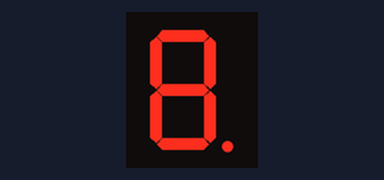
A sketch run on a simulated Arduino Uno, built with avr-gcc and run on an emulated ATmega328P. Shown: 1-digit seven-segment display. Wiring (inferred from the names in the program): 1-digit 7-segment display, segments lit when HIGH: segments pin 2, pin 3, pin 4, pin 5, pin 6, pin 7, pin 8, pin 9. The segment pins are drawn as the display they are named for.

Above: at 0.1 s.
At 6.1 s:
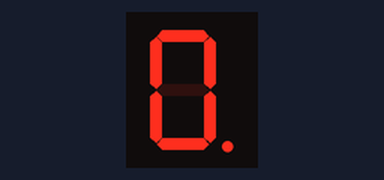
At 8.6 s:
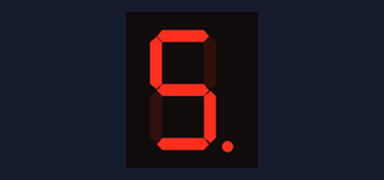
At 11.1 s:
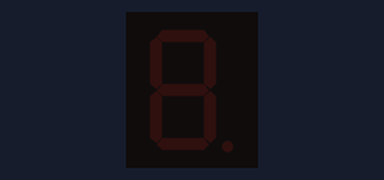
At 13.6 s:
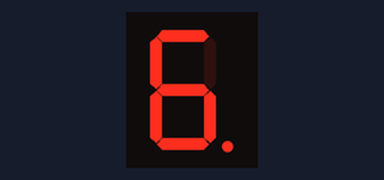
At 16.1 s:
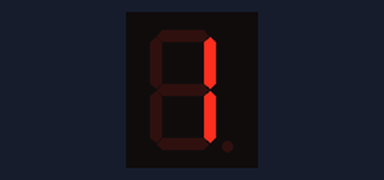

The sketch:

_1_digit_7_segment.ino
```cpp
#define segA 2// connecting segment A to PIN 2
#define segB 3
#define segC 4
#define segD 5
#define segE 6
#define segF 7
#define segG 8
#define segDot 9
int i;
void setup() {
  // put your setup code here, to run once:
  int count ;
  for(int i=2;i<=9;i++)
  {
    pinMode(i,OUTPUT);//taking all pins from 2-9 as output
  }
}

void loop() {
  // put your main code here, to run repeatedly:
  for(int i = 3;i>=1;i--)
  {
   digitalWrite(segA,HIGH);
  digitalWrite(segB,HIGH);
  digitalWrite(segC,HIGH);
  digitalWrite(segD,HIGH);
  digitalWrite(segE,HIGH);
  digitalWrite(segF,HIGH);
  digitalWrite(segG,HIGH);
  digitalWrite(segDot,HIGH);
  delay(1000);
  digitalWrite(segA,LOW);
  digitalWrite(segB,LOW);
  digitalWrite(segC,LOW);
  digitalWrite(segD,LOW);
  digitalWrite(segE,LOW);
  digitalWrite(segF,LOW);
  digitalWrite(segG,LOW);
  digitalWrite(segDot,LOW);
  delay(1000);
  }

    for(int i = 0;i<=9;i++)
    {
                 switch(i)
             {
              case 9 :   digitalWrite(segA,HIGH);
                        digitalWrite(segB,HIGH);
                        digitalWrite(segC,HIGH);
                        digitalWrite(segD,HIGH);
                        digitalWrite(segE,LOW);
                        digitalWrite(segF,HIGH);
                        digitalWrite(segG,HIGH);
                        digitalWrite(segDot,HIGH);

                        break;

             case 8 :   digitalWrite(segA,HIGH);
                        digitalWrite(segB,HIGH);
                        digitalWrite(segC,HIGH);
                        digitalWrite(segD,HIGH);
                        digitalWrite(segE,HIGH);
                        digitalWrite(segF,HIGH);
                        digitalWrite(segG,HIGH);
                        digitalWrite(segDot,HIGH);

                        break;

             case 7 :   digitalWrite(segA,HIGH);
                        digitalWrite(segB,HIGH);
                        digitalWrite(segC,HIGH);
                        digitalWrite(segD,LOW);
                        digitalWrite(segE,LOW);
                        digitalWrite(segF,LOW);
                        digitalWrite(segG,LOW);
                        digitalWrite(segDot,HIGH);

                        break;

             case 6 :   digitalWrite(segA,HIGH);
                        digitalWrite(segB,LOW);
                        digitalWrite(segC,HIGH);
                        digitalWrite(segD,HIGH);
                        digitalWrite(segE,HIGH);
                        digitalWrite(segF,HIGH);
                        digitalWrite(segG,HIGH);
                        digitalWrite(segDot,HIGH);

                        break;

             case 5 :   digitalWrite(segA,HIGH);
                        digitalWrite(segB,LOW);
                        digitalWrite(segC,HIGH);
                        digitalWrite(segD,HIGH);
                        digitalWrite(segE,LOW);
                        digitalWrite(segF, HIGH);
                        digitalWrite(segG,HIGH);
                        digitalWrite(segDot,HIGH);

                        break;

             case 4 :   digitalWrite(segA,LOW);
                        digitalWrite(segB,HIGH);
                        digitalWrite(segC,HIGH);
                        digitalWrite(segD,LOW);
                        digitalWrite(segE,LOW);
                        digitalWrite(segF,HIGH);
                        digitalWrite(segG,HIGH);
                        digitalWrite(segDot,HIGH);

                        break;

             case 3 :   digitalWrite(segA,HIGH);
                        digitalWrite(segB,HIGH);
                        digitalWrite(segC,HIGH);
                        digitalWrite(segD,HIGH);
                        digitalWrite(segE,LOW);
                        digitalWrite(segF,LOW);
                        digitalWrite(segG,HIGH);
                        digitalWrite(segDot,HIGH);

                        break;

             case 2 :   digitalWrite(segA,HIGH);
                        digitalWrite(segB,HIGH);
                        digitalWrite(segC,LOW);
                        digitalWrite(segD,HIGH);
                        digitalWrite(segE,HIGH);
                        digitalWrite(segF,LOW);
                        digitalWrite(segG,HIGH);
                        digitalWrite(segDot,HIGH);

                        break;

              case 1 :   digitalWrite(segA,LOW);
                        digitalWrite(segB,HIGH);
                        digitalWrite(segC,HIGH);
                        digitalWrite(segD,LOW);
                        digitalWrite(segE,LOW);
                        digitalWrite(segF,LOW);
                        digitalWrite(segG,LOW);
                        digitalWrite(segDot,LOW);

                        break;

              case 0 :  digitalWrite(segA,HIGH);
                        digitalWrite(segB,HIGH);
                        digitalWrite(segC,HIGH);
                        digitalWrite(segD,HIGH);
                        digitalWrite(segE,HIGH);
                        digitalWrite(segF,HIGH);
                        digitalWrite(segG,LOW);
                        digitalWrite(segDot,HIGH);

                        break;
             }
             delay(500);
  }

   digitalWrite(segA,LOW);
  digitalWrite(segB,LOW);
  digitalWrite(segC,LOW);
  digitalWrite(segD,LOW);
  digitalWrite(segE,LOW);
  digitalWrite(segF,LOW);
  digitalWrite(segG,LOW);
  digitalWrite(segDot,LOW);
  delay(1000);

   for(int i = 9;i>=0;i--)
    {
                 switch(i)
             {
              case 9 :   digitalWrite(segA,HIGH);
                        digitalWrite(segB,HIGH);
                        digitalWrite(segC,HIGH);
                        digitalWrite(segD,HIGH);
                        digitalWrite(segE,LOW);
                        digitalWrite(segF,HIGH);
                        digitalWrite(segG,HIGH);
                        digitalWrite(segDot,HIGH);

                        break;

             case 8 :   digitalWrite(segA,HIGH);
                        digitalWrite(segB,HIGH);
                        digitalWrite(segC,HIGH);
                        digitalWrite(segD,HIGH);
                        digitalWrite(segE,HIGH);
                        digitalWrite(segF,HIGH);
                        digitalWrite(segG,HIGH);
                        digitalWrite(segDot,HIGH);

                        break;

             case 7 :   digitalWrite(segA,HIGH);
                        digitalWrite(segB,HIGH);
                        digitalWrite(segC,HIGH);
                        digitalWrite(segD,LOW);
                        digitalWrite(segE,LOW);
                        digitalWrite(segF,LOW);
                        digitalWrite(segG,LOW);
                        digitalWrite(segDot,HIGH);

                        break;

             case 6 :   digitalWrite(segA,HIGH);
                        digitalWrite(segB,LOW);
                        digitalWrite(segC,HIGH);
                        digitalWrite(segD,HIGH);
                        digitalWrite(segE,HIGH);
                        digitalWrite(segF,HIGH);
                        digitalWrite(segG,HIGH);
                        digitalWrite(segDot,HIGH);

                        break;

             case 5 :   digitalWrite(segA,HIGH);
                        digitalWrite(segB,LOW);
                        digitalWrite(segC,HIGH);
                        digitalWrite(segD,HIGH);
                        digitalWrite(segE,LOW);
                        digitalWrite(segF, HIGH);
                        digitalWrite(segG,HIGH);
                        digitalWrite(segDot,HIGH);

                        break;

             case 4 :   digitalWrite(segA,LOW);
                        digitalWrite(segB,HIGH);
                        digitalWrite(segC,HIGH);
                        digitalWrite(segD,LOW);
                        digitalWrite(segE,LOW);
                        digitalWrite(segF,HIGH);
                        digitalWrite(segG,HIGH);
                        digitalWrite(segDot,HIGH);

                        break;

             case 3 :   digitalWrite(segA,HIGH);
                        digitalWrite(segB,HIGH);
                        digitalWrite(segC,HIGH);
                        digitalWrite(segD,HIGH);
                        digitalWrite(segE,LOW);
                        digitalWrite(segF,LOW);
                        digitalWrite(segG,HIGH);
                        digitalWrite(segDot,HIGH);

                        break;

             case 2 :   digitalWrite(segA,HIGH);
                        digitalWrite(segB,HIGH);
                        digitalWrite(segC,LOW);
                        digitalWrite(segD,HIGH);
                        digitalWrite(segE,HIGH);
                        digitalWrite(segF,LOW);
                        digitalWrite(segG,HIGH);
                        digitalWrite(segDot,HIGH);

                        break;

              case 1 :   digitalWrite(segA,LOW);
                        digitalWrite(segB,HIGH);
                        digitalWrite(segC,HIGH);
                        digitalWrite(segD,LOW);
                        digitalWrite(segE,LOW);
                        digitalWrite(segF,LOW);
                        digitalWrite(segG,LOW);
                        digitalWrite(segDot,LOW);

                        break;

              case 0 :  digitalWrite(segA,HIGH);
                        digitalWrite(segB,HIGH);
                        digitalWrite(segC,HIGH);
                        digitalWrite(segD,HIGH);
                        digitalWrite(segE,HIGH);
                        digitalWrite(segF,HIGH);
                        digitalWrite(segG,LOW);
                        digitalWrite(segDot,HIGH);

                        break;
             }
             delay(500);

  }
}
```

Measured:
- by itself, everything shown: repeats every 17.0 s, in 27 steps
- what the display in image 1 shows lasts 0.5 s, from 6.0 s to 6.5 s
- what the display in image 3 shows lasts 1.0 s, from 11.0 s to 12.0 s
